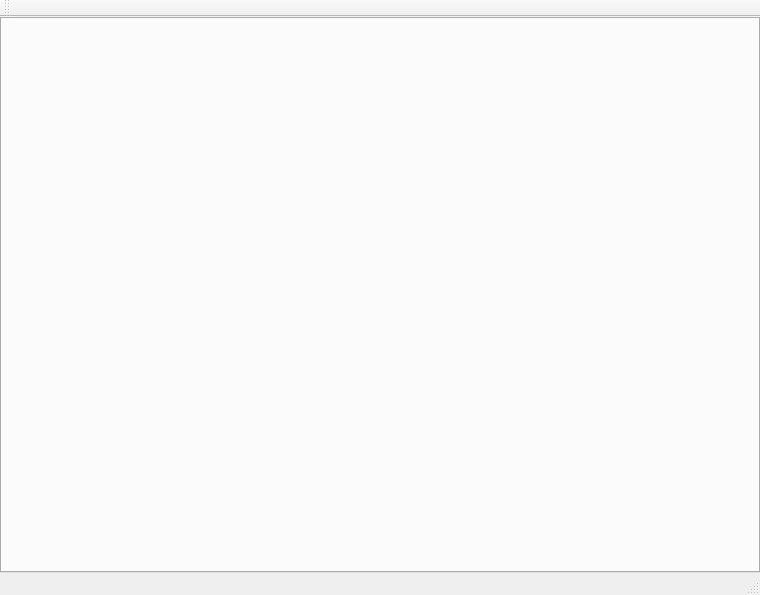
<?xml version="1.0" encoding="UTF-8"?>
<ui version="4.0">
 <class>MainWindow</class>
 <widget class="QMainWindow" name="MainWindow">
  <property name="geometry">
   <rect>
    <x>0</x>
    <y>0</y>
    <width>760</width>
    <height>595</height>
   </rect>
  </property>
  <property name="windowTitle">
   <string>FDO Toolbox</string>
  </property>
  <widget class="QWidget" name="centralWidget">
   <layout class="QHBoxLayout" name="horizontalLayout">
    <property name="spacing">
     <number>0</number>
    </property>
    <property name="leftMargin">
     <number>0</number>
    </property>
    <property name="topMargin">
     <number>0</number>
    </property>
    <property name="rightMargin">
     <number>0</number>
    </property>
    <property name="bottomMargin">
     <number>0</number>
    </property>
    <item>
     <widget class="QTabWidget" name="tabWidget">
      <property name="tabsClosable">
       <bool>true</bool>
      </property>
      <property name="movable">
       <bool>true</bool>
      </property>
     </widget>
    </item>
   </layout>
  </widget>
  <widget class="QMenuBar" name="menuBar">
   <property name="geometry">
    <rect>
     <x>0</x>
     <y>0</y>
     <width>760</width>
     <height>21</height>
    </rect>
   </property>
  </widget>
  <widget class="QToolBar" name="mainToolBar">
   <attribute name="toolBarArea">
    <enum>TopToolBarArea</enum>
   </attribute>
   <attribute name="toolBarBreak">
    <bool>false</bool>
   </attribute>
  </widget>
  <widget class="QStatusBar" name="statusBar"/>
 </widget>
 <layoutdefault spacing="6" margin="11"/>
 <resources/>
 <connections/>
</ui>
